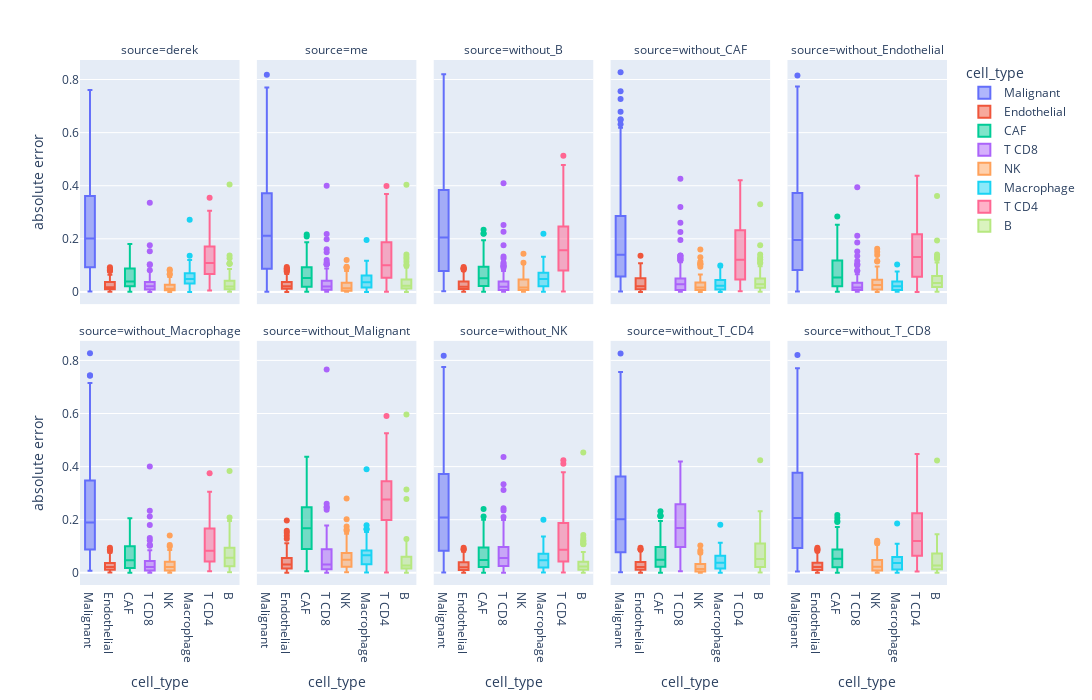

Notebook code for this chart:
### Code cell
fig = px.box(
    df,
    x="cell_type",
    y="absolute error",
    facet_col="source",
    color="cell_type",
    facet_col_wrap=5
)
fig.update_layout(
    width=1200,
    height=700,
)
fig.show()
